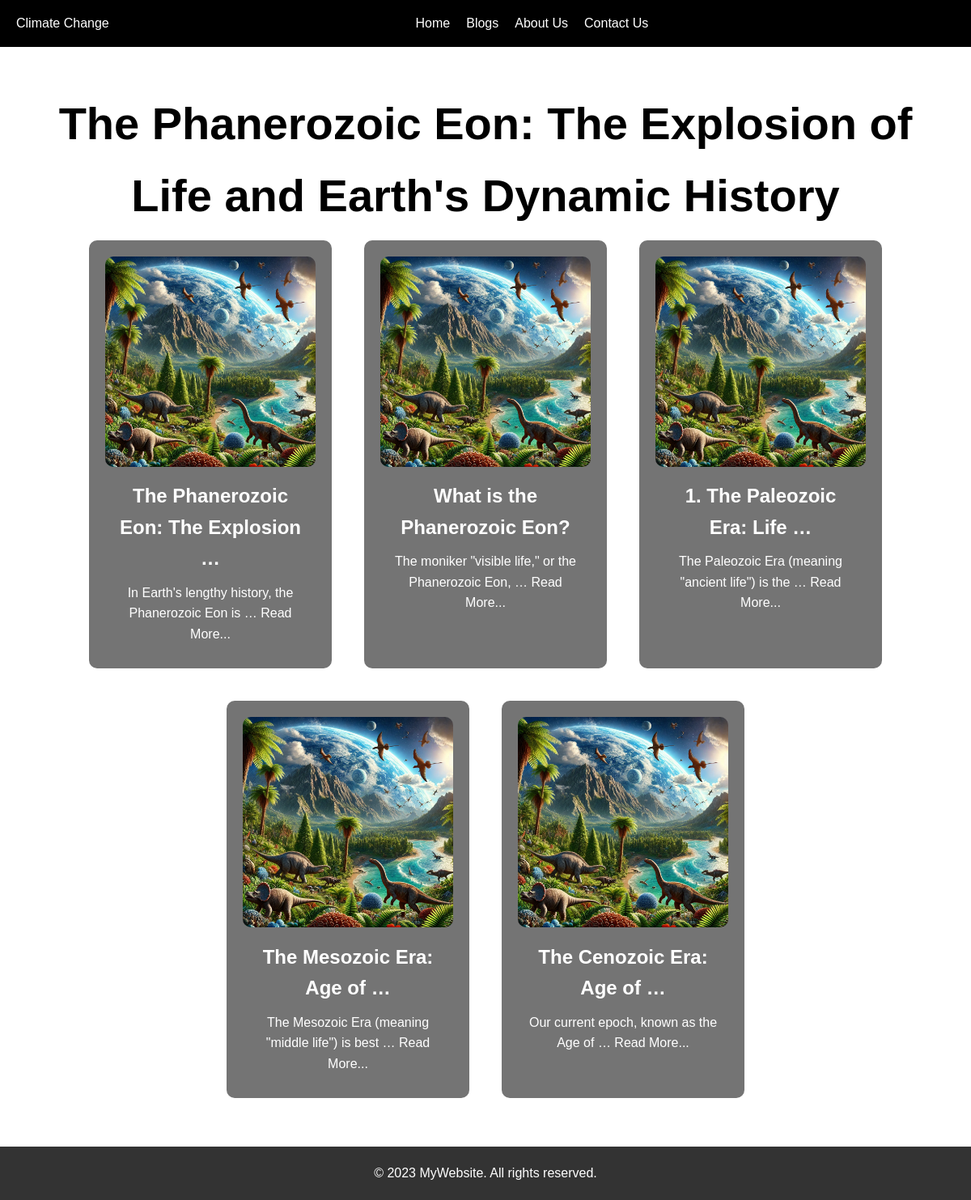
Screenshot of /blogs/the-phanerozoic-eon-the-explosion-of-life-and-earths-dynamic-history/ with the database file from the repository.
### mbaproj/models.py (models this page shows, shortened)
class Category(models.Model):
    name = models.CharField(max_length=100, unique=True)
    image = models.ImageField(upload_to ='category')
    slug = models.SlugField(max_length=100, unique=True, blank=True)
    class Meta:
        verbose_name = "Time Period"  # Singular name in the admin panel
        verbose_name_plural = "Time Periods"  # Plural name in the admin panel

class BlogPost(models.Model):
    title = models.CharField(max_length=200)
    feature_img = models.ImageField(upload_to ='blogs')
    content = RichTextUploadingField()  # Use CKEditor rich text field for rich content
    category = models.ForeignKey(Category, on_delete=models.CASCADE, related_name='blogs')
    author = models.CharField(max_length=100)
    created_at = models.DateTimeField(auto_now_add=True)
    updated_at = models.DateTimeField(auto_now=True)
    class Meta:
        verbose_name = "Event Occur"  # Singular name in the admin panel
        verbose_name_plural = "Even Occurs"  # Plural name in the admin panel

### mbaproj/views.py (the view)
# urls.py: path('blogs/<slug:category_slug>/', views.category_blogs, name='category_blogs'),
def category_blogs(request, category_slug):
    category = get_object_or_404(Category, slug=category_slug)  # Get the specific category using the slug
    blogs = BlogPost.objects.filter(category=category)  # Fetch blogs that belong to this category
    return render(request, 'category_blogss.html', {'category': category, 'blogs': blogs})

### mbaproj/templates/category_blogss.html (shortened to what this page needs)
{% extends "base.html" %}
{% load static %}
{% block innercontent %}
<section class="blog-categories" id="blogs">
    <div class="container">
        <h2 style="font-size: 350%;">{{ category.name }}</h2>
        <div class="category-box">
            {% for blog in blogs %}
            {% if category.slug %}
            <div class="category-item">
                <a href="{% url 'blog_detail' blog.id %}">
                    <img src="{{ blog.feature_img.url }}" alt="{{ blog.category.name}}">
                    <h3 class="blog-title">{{ blog.title | truncatewords:5 }}</h3>
                    <p class="blog-content">{{ blog.content|safe|truncatewords:8 }} Read More...</p>
                </a>
            </div>
            {% endif %}
            {% endfor %}
        </div>
    </div>
</section>
{% endblock %}

### mbaproj/static/css/index.css (style rules this page uses)
* { margin: 0; padding: 0; box-sizing: border-box; font-family: Arial, sans-serif; }
body { line-height: 1.6; }
.blog-categories { padding: 50px 20px; text-align: center; }
.blog-categories .category-box { display: flex; gap: 20px; justify-content: center; flex-wrap: wrap; }
.blog-categories .category-item { background: #747474; padding: 20px; border-radius: 10px; transition: transform 0.3s; width: 300px; margin: 10px; }
.blog-categories img { max-width: 100%; border-radius: 10px; }

### mbaproj/templates/category_blogss.html (style rules this page uses)
.category-item a { text-decoration: none; }
.category-item h3 { margin: 10px; font-size: 1.5rem; color: #ffffff; text-align: center; }
.category-item p { margin: 10px; color: #ffffff; text-align: center; }

### rows the page displays
Category: name "The Phanerozoic Eon: The Explosion of Life and Earth's Dynamic History"
BlogPost: feature_img (picture), title "The Phanerozoic Eon: The Explosion …", content "In Earth's lengthy history, the Phanerozoic Eon is …"
BlogPost: feature_img (picture), title "What is the Phanerozoic Eon?", content "The moniker \"visible life,\" or the Phanerozoic Eon, …"
BlogPost: feature_img (picture), title "1. The Paleozoic Era: Life …", content "The Paleozoic Era (meaning \"ancient life\") is the …"
BlogPost: feature_img (picture), title "The Mesozoic Era: Age of …", content "The Mesozoic Era (meaning \"middle life\") is best …"
BlogPost: feature_img (picture), title "The Cenozoic Era: Age of …", content "Our current epoch, known as the Age of …"
